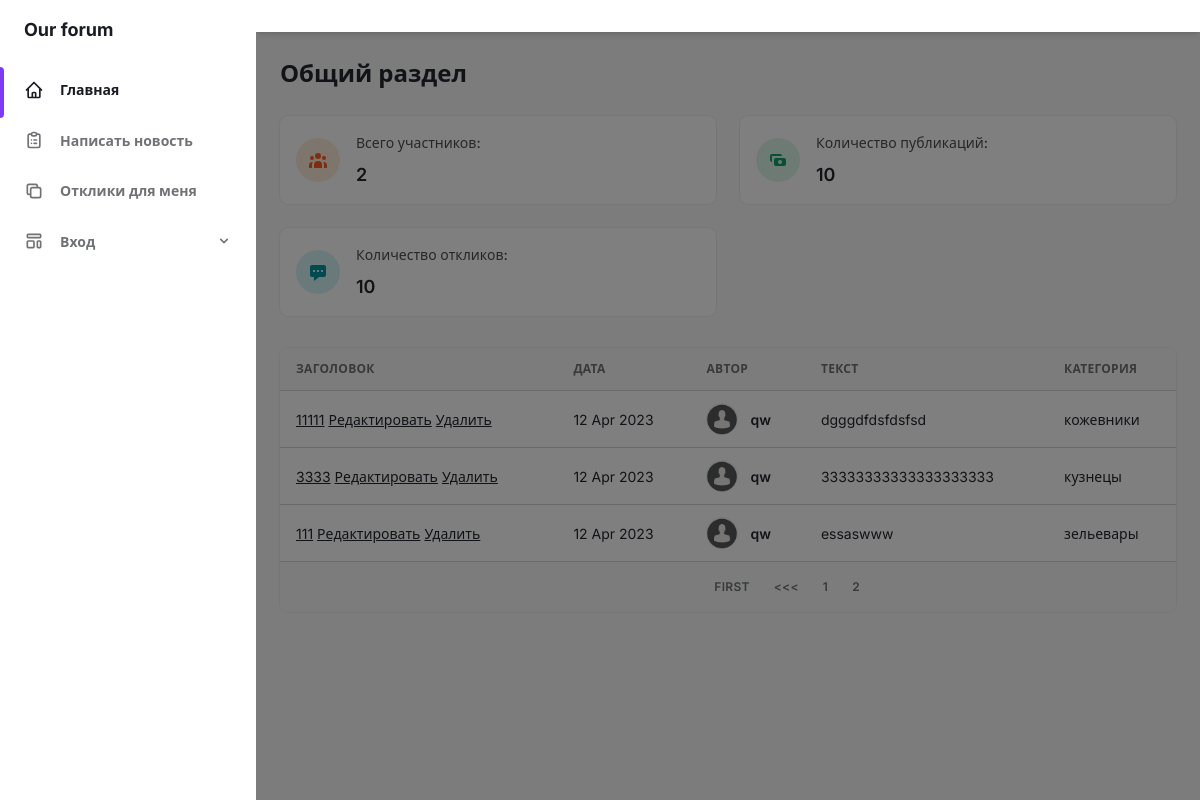
Before: /?page=2 with the older database file.
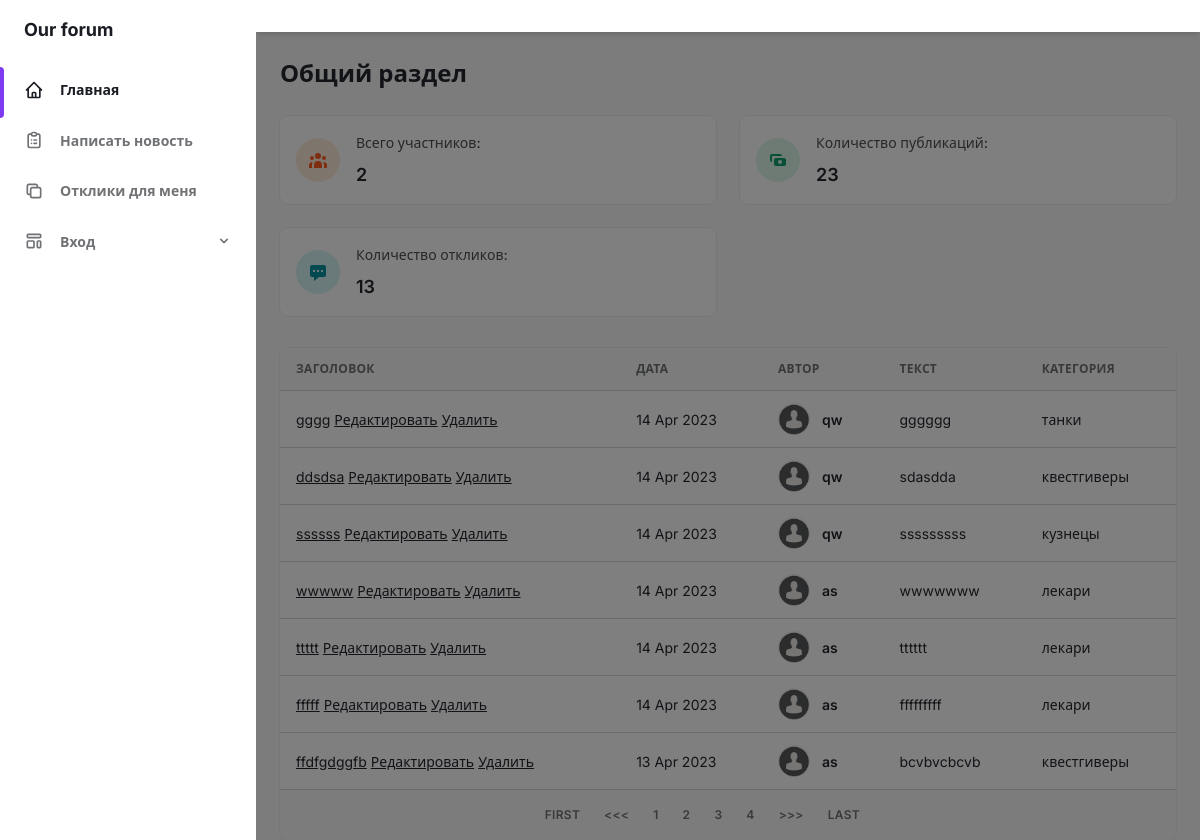
After: the same page with the newer database file.
### board/models.py (models this page shows, shortened)
class Message(models.Model):
    author = models.ForeignKey(User, on_delete=models.CASCADE)
    messageDateTime = models.DateTimeField(auto_now_add=True)
    messageTitle = models.CharField(max_length=50)
    messageText = models.TextField()
    imageName = models.CharField(max_length=15, default='image')
    messageImage = models.ImageField(upload_to='images/', null=True, blank=True, verbose_name="")
    imageVideo = models.CharField(max_length=15, default='video')
    messageVideo = models.FileField(upload_to='videos/', null=True, blank=True, verbose_name="")
    messageCategory = models.CharField(max_length=4, choices=msg_types, default=damage_dealer)

### board/views.py (the view)
# urls.py: path('', MessageList.as_view(),  name='messages'),
class MessageList(ListView):
    model = Message
    template_name = 'messages.html'
    context_object_name = 'messages'
    queryset = Message.objects.order_by('-messageDateTime')
    paginate_by = 7
    def get_context_data(self, **kwargs):
        context = super().get_context_data(**kwargs)
        context['msgs_total'] = Message.objects.all().count()
        context['membs_total'] = User.objects.all().count() - 1
        context['psts_total'] = Post.objects.all().count()
        return context

### templates/messages.html (shortened to what the changed rows need)
{% extends 'flatpages/default.html' %}
{% load static %}
{% block content %}
        <main class="h-full overflow-y-auto">
          <div class="container px-6 mx-auto grid">
            <h2
              class="my-6 text-2xl font-semibold text-gray-700 dark:text-gray-200"
            >
              Общий раздел
            </h2>
            <div class="grid gap-6 mb-8 md:grid-cols-2 xl:grid-cols-4">
              <div
                class="flex items-center p-4 bg-white rounded-lg shadow-xs dark:bg-gray-800"
              >
                <div>
                  <p
                    class="mb-2 text-sm font-medium text-gray-600 dark:text-gray-400"
                  >
                    Количество публикаций:
                  </p>
                  <p
                    class="text-lg font-semibold text-gray-700 dark:text-gray-200"
                  >
                    {{ msgs_total }}
                  </p>
                </div>
              </div>
              <div
                class="flex items-center p-4 bg-white rounded-lg shadow-xs dark:bg-gray-800"
              >
                <div>
                  <p
                    class="mb-2 text-sm font-medium text-gray-600 dark:text-gray-400"
                  >
                    Количество откликов:
                  </p>
                  <p
                    class="text-lg font-semibold text-gray-700 dark:text-gray-200"
                  >
                    {{ psts_total }}
                  </p>
                </div>
              </div>
            </div>
            <div class="w-full overflow-hidden rounded-lg shadow-xs">
              <div class="w-full overflow-x-auto">
                {% if messages %}
                <table class="w-full whitespace-no-wrap">
                  <thead>
                    <tr
                      class="text-xs font-semibold tracking-wide text-left text-gray-500 uppercase border-b dark:border-gray-700 bg-gray-50 dark:text-gray-400 dark:bg-gray-800"
                    >
                      <th class="px-4 py-3">Заголовок</th>
                      <th class="px-4 py-3">Дата</th>
                      <th class="px-4 py-3">Автор</th>
                      <th class="px-4 py-3">Текст</th>
                      <th class="px-4 py-3">Категория</th>
                    </tr>
                  </thead>
                  <tbody
                    class="bg-white divide-y dark:divide-gray-700 dark:bg-gray-800"
                  >
                  {% for msg in messages %}
                    <tr class="text-gray-700 dark:text-gray-400">
                      <td class="px-4 py-3 text-sm">
                        <a href="{% url 'message_details' msg.id %}"><u>{{ msg.messageTitle|truncatewords:12 }}</u></a>
                        <a href="{% url 'message_edit' msg.id %}"><u>Редактировать</u></a>
                        <a href="{% url 'message_delete' msg.id %}"><u>Удалить</u></a>
                      </td>
                      <td class="px-4 py-3 text-sm">
                        {{ msg.messageDateTime|date:'d M Y' }}
                      </td>
                      <td class="px-4 py-3">
                        <div class="flex items-center text-sm">
                          <div
                            class="relative hidden w-8 h-8 mr-3 rounded-full md:block"
                          >
                            <img
                              class="object-cover w-full h-full rounded-full"
                              src="{% static 'assets/img/person_avatar.jpg' %}"
                            />
                            <div
                              class="absolute inset-0 rounded-full shadow-inner"
                              aria-hidden="true"
                            ></div>
                          </div>
                          <div>
                            <p class="font-semibold">{{ msg.author.username }}</p>
                          </div>
                        </div>
                      </td>
                      <td class="px-4 py-3 text-sm">
                        {{ msg.messageText|truncatewords:20 }}
                      </td>
                      <td class="px-4 py-3 text-sm">
                        {{ msg.get_messageCategory_display }}
                      </td>
                    </tr>
                  {% endfor %}
                  </tbody>
                </table>
                {% else %}
                  <h3 class="text-xs font-semibold tracking-wide text-left text-gray-500 uppercase border-b dark:border-gray-700 bg-gray-50 dark:text-gray-400 dark:bg-gray-800">
                     Сообщений нет!</h3>
                {% endif %}
              </div>
              <div
                class="grid px-4 py-3 text-xs font-semibold tracking-wide text-gray-500 uppercase border-t dark:border-gray-700 bg-gray-50 sm:grid-cols-9 dark:text-gray-400 dark:bg-gray-800"
              >
                <span class="flex col-span-4 mt-2 sm:mt-auto sm:justify-end">
                  <nav aria-label="Table navigation">
                    <div class="inline-flex items-center">
                      {% if is_paginated %}
                        {% if page_obj.has_previous %}
                          <a class="px-3 py-1 rounded-md rounded-l-lg focus:outline-none focus:shadow-outline-purple" aria-label="First" href="?page=1">First</a>
                          <a class="px-3 py-1 rounded-md rounded-l-lg focus:outline-none focus:shadow-outline-purple" aria-label="Previous" href="?page={{ page_obj.previous_page_number }}"><<<</a>
                        {% endif %}
                        {% for num in page_obj.paginator.page_range %}
                          {% if page_obj.number == num %}
                            <a class="px-3 py-1 rounded-md focus:outline-none focus:shadow-outline-purple">{{ num }}</a>
                          {% elif num > page_obj.number|add:'-3' and num < page_obj.number|add:'3' %}
                            <a class="px-3 py-1 rounded-md focus:outline-none focus:shadow-outline-purple" href="?page={{ num }}">{{ num }}</a>
                          {% endif %}
                        {% endfor %}
                        {% if page_obj.has_next %}
                          <a class="px-3 py-1 rounded-md rounded-l-lg focus:outline-none focus:shadow-outline-purple" aria-label="Next" href="?page={{ page_obj.next_page_number }}">>>></a>
                          <a class="px-3 py-1 rounded-md rounded-l-lg focus:outline-none focus:shadow-outline-purple" aria-label="Last" href="?page={{ page_obj.paginator.num_pages }}">Last</a>
                        {% endif %}
                      {% endif %}
                    </div>
                  </nav>
                </span>
              </div>
            </div>
          </div>
        </main>
{% endblock content %}

Changed rows visible on the page:
no longer on this page (row unchanged): Message: messageTitle "11111", messageDateTime "12 Apr 2023", author.username "qw", messageText "dgggdfdsfdsfsd", messageCategory "кожевники"
no longer on this page (row unchanged): Message: messageTitle "3333", messageDateTime "12 Apr 2023", author.username "qw", messageText "33333333333333333333", messageCategory "кузнецы"
no longer on this page (row unchanged): Message: messageTitle "111", messageDateTime "12 Apr 2023", author.username "qw", messageText "essaswww", messageCategory "зельевары"
added Message: messageTitle "gggg", messageDateTime "14 Apr 2023", author.username "qw", messageText "gggggg", messageCategory "танки"
added Message: messageTitle "ddsdsa", messageDateTime "14 Apr 2023", author.username "qw", messageText "sdasdda", messageCategory "квестгиверы"
added Message: messageTitle "ssssss", messageDateTime "14 Apr 2023", author.username "qw", messageText "sssssssss", messageCategory "кузнецы"
added Message: messageTitle "wwwww", messageDateTime "14 Apr 2023", author.username "as", messageText "wwwwwww", messageCategory "лекари"
added Message: messageTitle "ttttt", messageDateTime "14 Apr 2023", author.username "as", messageText "tttttt", messageCategory "лекари"
added Message: messageTitle "fffff", messageDateTime "14 Apr 2023", author.username "as", messageText "fffffffff", messageCategory "лекари"
now on this page (row unchanged): Message: messageTitle "ffdfgdggfb", messageDateTime "13 Apr 2023", author.username "as", messageText "bcvbvcbcvb", messageCategory "квестгиверы"
Other visible differences:
{{ msgs_total }}: "10" → "23"
{{ psts_total }}: "10" → "13"
new list line: "3"
new list line: "4"
text now shown: ">>> LAST"
